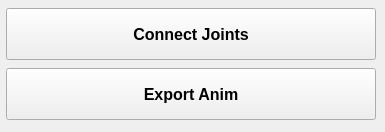
<?xml version="1.0" encoding="UTF-8"?>
<ui version="4.0">
 <class>forRaptor</class>
 <widget class="QWidget" name="forRaptor">
  <property name="geometry">
   <rect>
    <x>0</x>
    <y>0</y>
    <width>385</width>
    <height>132</height>
   </rect>
  </property>
  <property name="windowTitle">
   <string>Raptor</string>
  </property>
  <widget class="QPushButton" name="BTN_link">
   <property name="geometry">
    <rect>
     <x>6</x>
     <y>8</y>
     <width>370</width>
     <height>52</height>
    </rect>
   </property>
   <property name="font">
    <font>
     <pointsize>12</pointsize>
     <weight>75</weight>
     <bold>true</bold>
    </font>
   </property>
   <property name="text">
    <string>Connect Joints</string>
   </property>
  </widget>
  <widget class="QPushButton" name="BTN_export">
   <property name="geometry">
    <rect>
     <x>6</x>
     <y>68</y>
     <width>370</width>
     <height>52</height>
    </rect>
   </property>
   <property name="font">
    <font>
     <pointsize>12</pointsize>
     <weight>75</weight>
     <bold>true</bold>
    </font>
   </property>
   <property name="text">
    <string>Export Anim</string>
   </property>
  </widget>
 </widget>
 <resources/>
 <connections/>
</ui>
